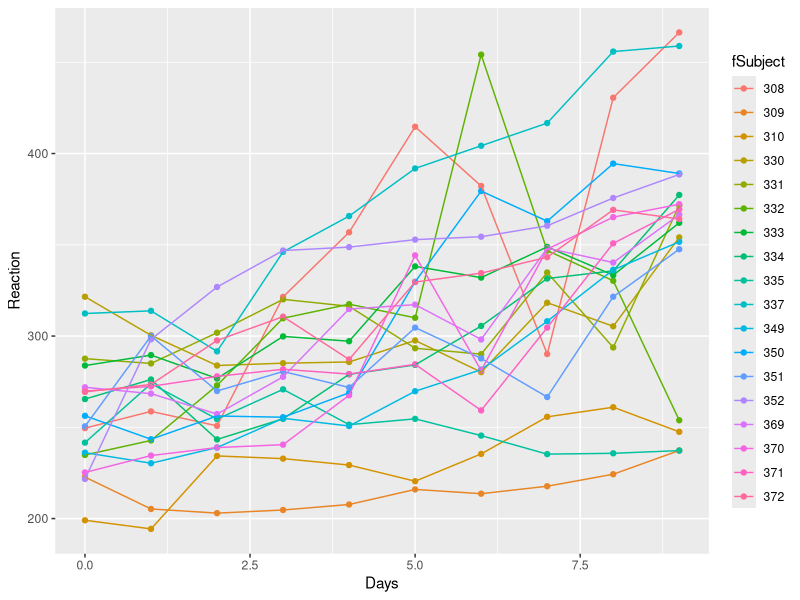
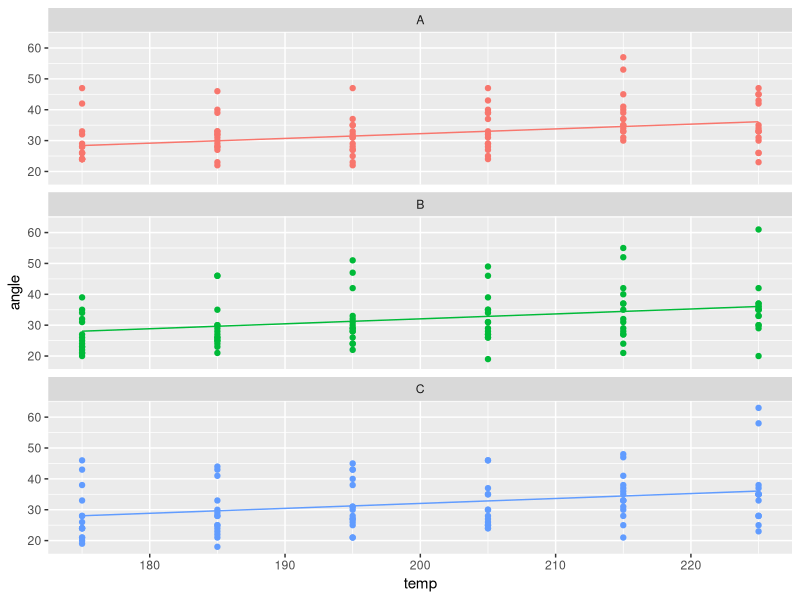
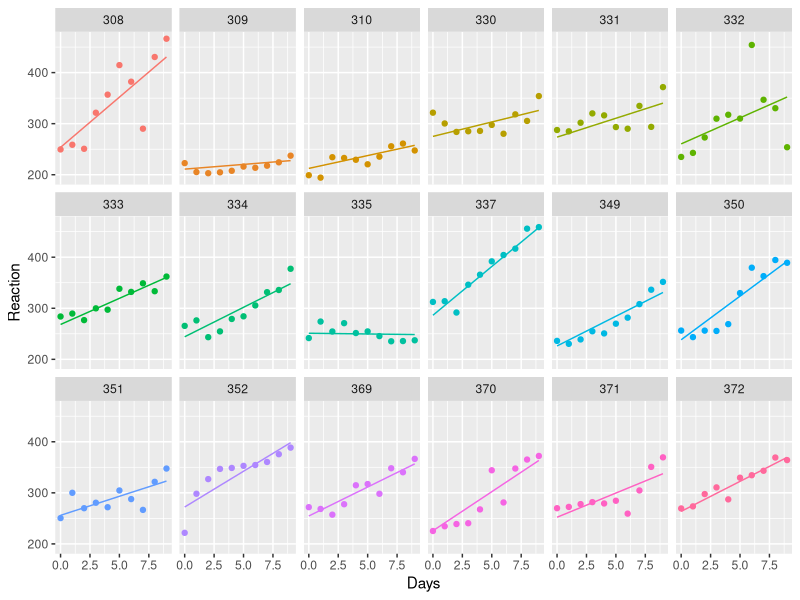

Recreate these plots in R, in order.
## ---- chunk 1
knitr::opts_chunk$set(echo = TRUE)
## ---- chunk 2
# install.packages("lme4")
# install.packages("lmerTest")
# install.packages("ggplot")
## ---- chunk 3
library(lme4)
library(lmerTest)
library(ggplot2)
## ---- chunk 4
sleepdata <- read.csv("sleepData.csv")
## ---- chunk 5
str(sleepdata)
sleepdata$fSubject <- as.factor(sleepdata$Subject)
## ---- chunk 6
#plot(Reaction ~ Days, data=sleepdata, col=sleepdata$fblock
ggplot(sleepdata, aes(Days, Reaction, color=fSubject)) + geom_point() + geom_line()
## ---- chunk 7
sleep.lm <- lm(Reaction ~ Days, data=sleepdata)
summary(sleep.lm)
## ---- chunk 8
sleep.lmer <- lmer(Reaction ~ Days + (1|fSubject), data = sleepdata)
summary(sleep.lmer)
## ---- chunk 9
sleep.lm.subject.fixed <- lm(Reaction ~ Days + fSubject, data = sleepdata)
summary(sleep.lm.subject.fixed)
## ---- chunk 10
sleep.lmer.random.slope <- lmer(Reaction ~ Days + (Days|fSubject), data = sleepdata)
summary(sleep.lmer.random.slope)
## ---- chunk 11
# your code here
## ---- chunk 12
anova(sleep.lmer, sleep.lmer.random.slope)
## ---- chunk 13
cake.model <- lmer(angle~ temp + (temp|recipe), cake)
## ---- chunk 14
#install.packages("ggplot2")
library(ggplot2)
## ---- chunk 15
cake.model <- lmer(angle~ temp + (temp|recipe), cake)

ggplot(cake, aes(x = temp, y = angle, colour = recipe)) +
  facet_wrap(~recipe, nrow=3) +
  geom_point() +
  geom_line(data = cbind(cake, pred = predict(cake.model)), aes(y = pred)) +
  theme(legend.position = "none")
## ---- chunk 16
ggplot(sleepdata, aes(x = Days, y = Reaction, colour = fSubject)) +
  facet_wrap(~fSubject, nrow=3) +
  geom_point() +
  geom_line(data = cbind(sleepdata, pred = predict(sleep.lmer.random.slope)), aes(y = pred)) +
  theme(legend.position = "none")
